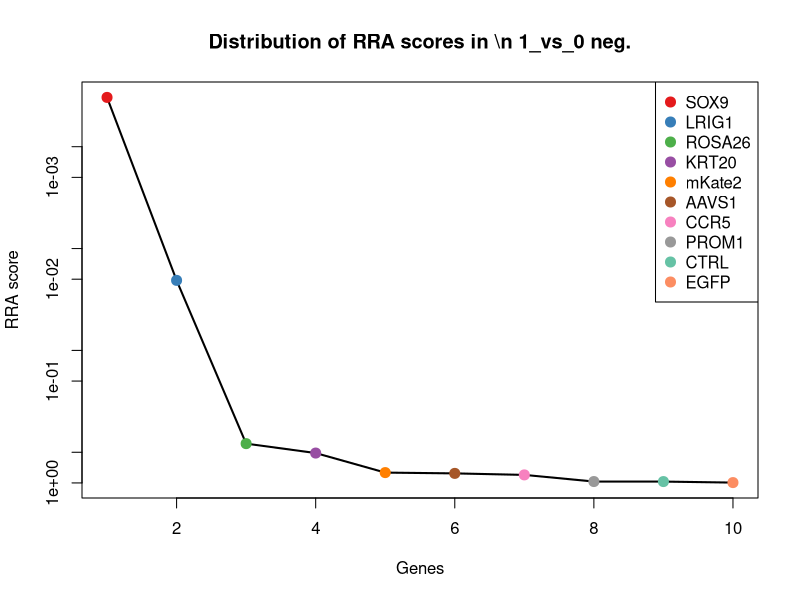
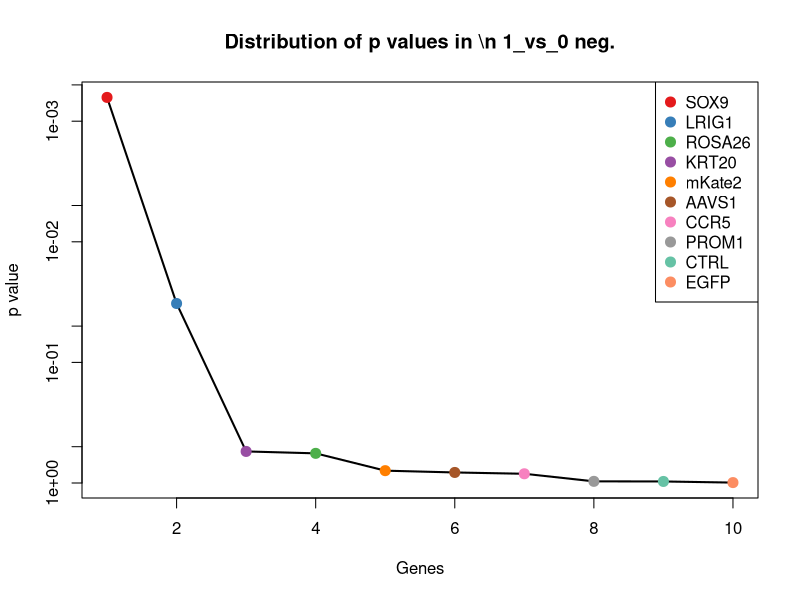
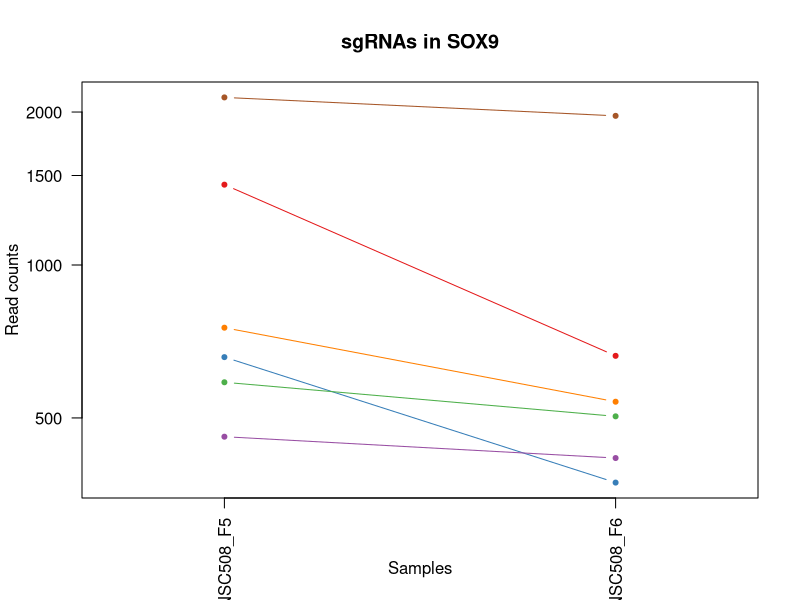
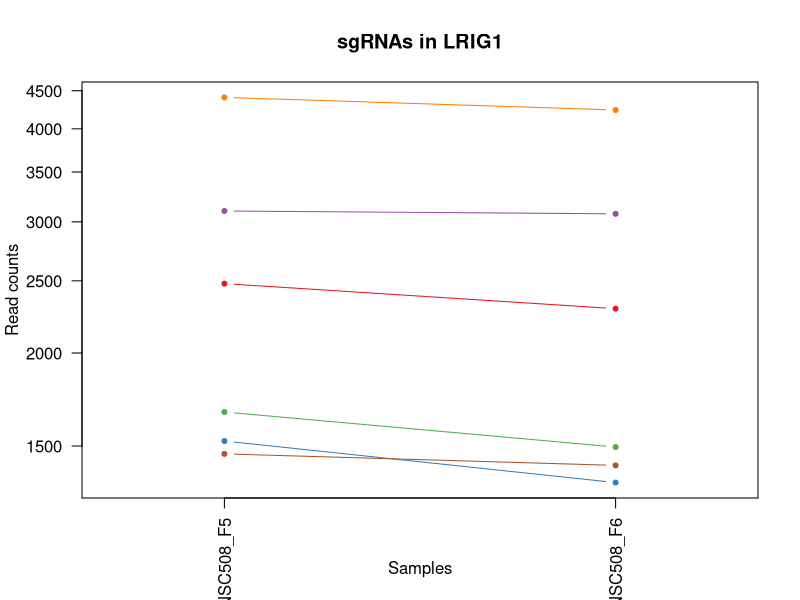
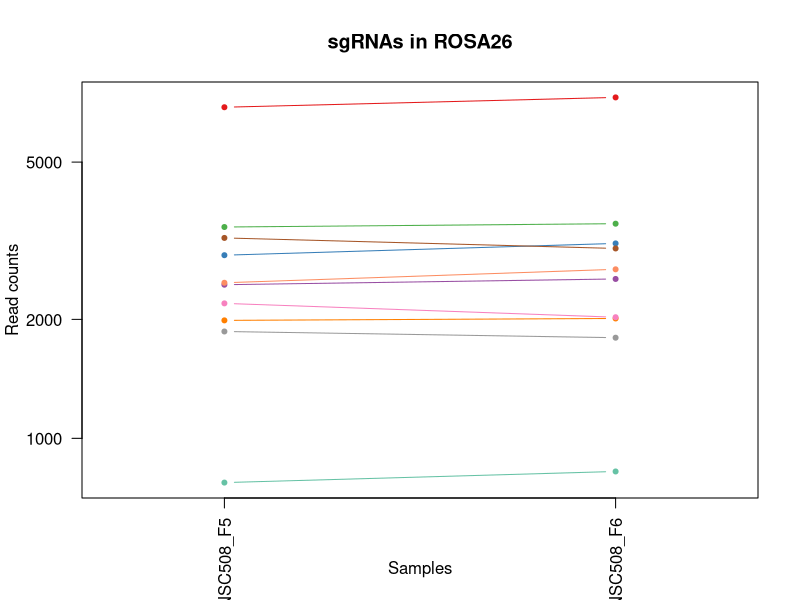
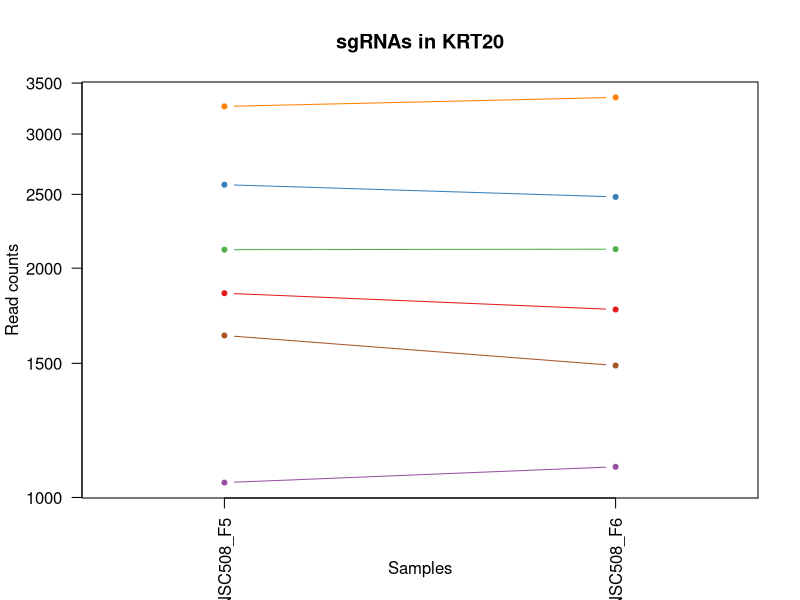
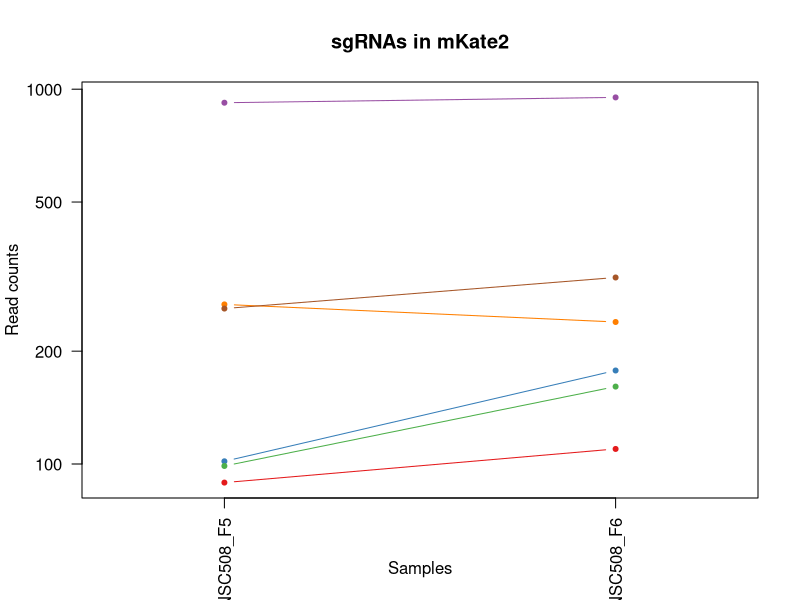
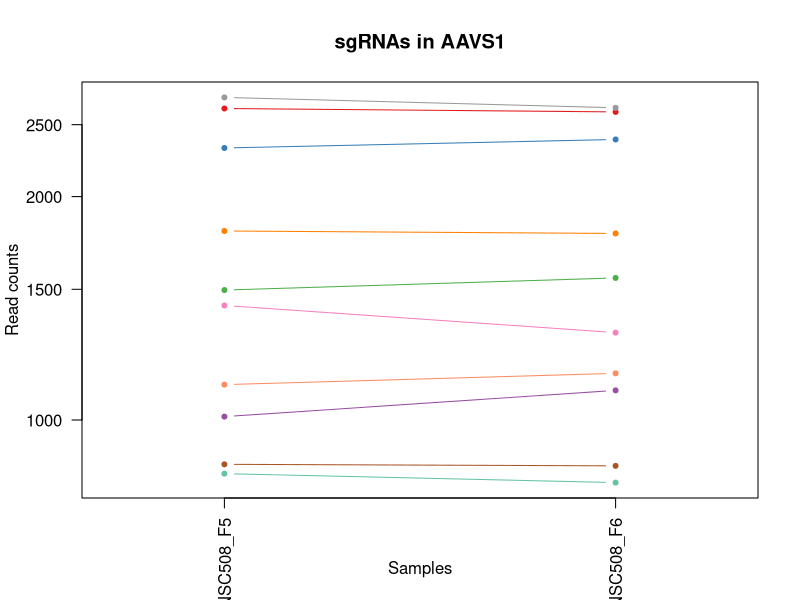

Write the R code that produced these figures, in order. (Note: this script raises an error after producing the figures.)
pdf(file='S8B_c0_t1.pdf',width=4.5,height=4.5);
gstable=read.table('S8B_c0_t1.gene_summary.txt',header=T)
# 
#
# parameters
# Do not modify the variables beginning with "__"

# gstablename='__GENE_SUMMARY_FILE__'
startindex=3
# outputfile='__OUTPUT_FILE__'
targetgenelist=c("SOX9","LRIG1","ROSA26","KRT20","mKate2","AAVS1","CCR5","PROM1","CTRL","EGFP")
# samplelabel=sub('.\\w+.\\w+$','',colnames(gstable)[startindex]);
samplelabel='1_vs_0 neg.'


# You need to write some codes in front of this code:
# gstable=read.table(gstablename,header=T)
# pdf(file=outputfile,width=6,height=6)


# set up color using RColorBrewer
#library(RColorBrewer)
#colors <- brewer.pal(length(targetgenelist), "Set1")

colors=c( "#E41A1C", "#377EB8", "#4DAF4A", "#984EA3", "#FF7F00",  "#A65628", "#F781BF",
          "#999999", "#66C2A5", "#FC8D62", "#8DA0CB", "#E78AC3", "#A6D854", "#FFD92F", "#E5C494", "#B3B3B3", 
          "#8DD3C7", "#FFFFB3", "#BEBADA", "#FB8072", "#80B1D3", "#FDB462", "#B3DE69", "#FCCDE5",
          "#D9D9D9", "#BC80BD", "#CCEBC5", "#FFED6F")

######
# function definition

plotrankedvalues<-function(val, tglist, ...){
  
  plot(val,log='y',ylim=c(max(val),min(val)),type='l',lwd=2, ...)
  if(length(tglist)>0){
    for(i in 1:length(tglist)){
      targetgene=tglist[i];
      tx=which(names(val)==targetgene);ty=val[targetgene];
      points(tx,ty,col=colors[(i %% length(colors)) ],cex=2,pch=20)
      # text(tx+50,ty,targetgene,col=colors[i])
    }
    legend('topright',tglist,pch=20,pt.cex = 2,cex=1,col=colors)
  }
}



plotrandvalues<-function(val,targetgenelist, ...){
  # choose the one with the best distance distribution
  
  mindiffvalue=0;
  randval=val;
  for(i in 1:20){
    randval0=sample(val)
    vindex=sort(which(names(randval0) %in% targetgenelist))
    if(max(vindex)>0.9*length(val)){
      # print('pass...')
      next;
    }
    mindiffind=min(diff(vindex));
    if (mindiffind > mindiffvalue){
      mindiffvalue=mindiffind;
      randval=randval0;
      # print(paste('Diff: ',mindiffvalue))
    }
  }
  plot(randval,log='y',ylim=c(max(randval),min(randval)),pch=20,col='grey', ...)
  
  if(length(targetgenelist)>0){
    for(i in 1:length(targetgenelist)){
      targetgene=targetgenelist[i];
      tx=which(names(randval)==targetgene);ty=randval[targetgene];
      points(tx,ty,col=colors[(i %% length(colors)) ],cex=2,pch=20)
      text(tx+50,ty,targetgene,col=colors[i])
    }
  }
  
}




# set.seed(1235)



pvec=gstable[,startindex]
names(pvec)=gstable[,'id']
pvec=sort(pvec);

plotrankedvalues(pvec,targetgenelist,xlab='Genes',ylab='RRA score',main=paste('Distribution of RRA scores in \\n',samplelabel))

# plotrandvalues(pvec,targetgenelist,xlab='Genes',ylab='RRA score',main=paste('Distribution of RRA scores in \\n',samplelabel))


pvec=gstable[,startindex+1]
names(pvec)=gstable[,'id']
pvec=sort(pvec);

plotrankedvalues(pvec,targetgenelist,xlab='Genes',ylab='p value',main=paste('Distribution of p values in \\n',samplelabel))

# plotrandvalues(pvec,targetgenelist,xlab='Genes',ylab='p value',main=paste('Distribution of p values in \\n',samplelabel))



# you need to write after this code:
# dev.off()






# parameters
# Do not modify the variables beginning with "__"
targetmat=list(c(1438.0302471412763,661.5066344993968),c(657.659166359277,372.032167269803),c(586.7163408336407,502.6614394853237),c(458.2523054223534,415.9236027342179),c(751.6104758391738,537.1475673502212),c(2135.954260420509,1964.6642541214314))
targetgene="SOX9"
collabel=c("S61_MNSC508_F5","S62_MNSC508_F6")

# set up color using RColorBrewer
#library(RColorBrewer)
#colors <- brewer.pal(length(targetgenelist), "Set1")

colors=c( "#E41A1C", "#377EB8", "#4DAF4A", "#984EA3", "#FF7F00",  "#A65628", "#F781BF",
          "#999999", "#66C2A5", "#FC8D62", "#8DA0CB", "#E78AC3", "#A6D854", "#FFD92F", "#E5C494", "#B3B3B3", 
          "#8DD3C7", "#FFFFB3", "#BEBADA", "#FB8072", "#80B1D3", "#FDB462", "#B3DE69", "#FCCDE5",
          "#D9D9D9", "#BC80BD", "#CCEBC5", "#FFED6F")


## code

targetmatvec=unlist(targetmat)+1
yrange=range(targetmatvec[targetmatvec>0]);
# yrange[1]=1; # set the minimum value to 1
for(i in 1:length(targetmat)){
  vali=targetmat[[i]]+1;
  if(i==1){
    plot(1:length(vali),vali,type='b',las=1,pch=20,main=paste('sgRNAs in',targetgene),ylab='Read counts',xlab='Samples',xlim=c(0.7,length(vali)+0.3),ylim = yrange,col=colors[(i %% length(colors))],xaxt='n',log='y')
    axis(1,at=1:length(vali),labels=(collabel),las=2)
    # lines(0:100,rep(1,101),col='black');
  }else{
    lines(1:length(vali),vali,type='b',pch=20,col=colors[(i %% length(colors))])
  }
}




# parameters
# Do not modify the variables beginning with "__"
targetmat=list(c(2477.2467724087055,2292.8049859268194),c(1522.394688306898,1338.688781664656),c(1665.239026189598,1494.3988741455569),c(3101.351899668019,3074.490550864495),c(4407.0833640722985,4238.658624849216),c(1462.9561047583918,1411.8411741053478))
targetgene="LRIG1"
collabel=c("S61_MNSC508_F5","S62_MNSC508_F6")

# set up color using RColorBrewer
#library(RColorBrewer)
#colors <- brewer.pal(length(targetgenelist), "Set1")

colors=c( "#E41A1C", "#377EB8", "#4DAF4A", "#984EA3", "#FF7F00",  "#A65628", "#F781BF",
          "#999999", "#66C2A5", "#FC8D62", "#8DA0CB", "#E78AC3", "#A6D854", "#FFD92F", "#E5C494", "#B3B3B3", 
          "#8DD3C7", "#FFFFB3", "#BEBADA", "#FB8072", "#80B1D3", "#FDB462", "#B3DE69", "#FCCDE5",
          "#D9D9D9", "#BC80BD", "#CCEBC5", "#FFED6F")


## code

targetmatvec=unlist(targetmat)+1
yrange=range(targetmatvec[targetmatvec>0]);
# yrange[1]=1; # set the minimum value to 1
for(i in 1:length(targetmat)){
  vali=targetmat[[i]]+1;
  if(i==1){
    plot(1:length(vali),vali,type='b',las=1,pch=20,main=paste('sgRNAs in',targetgene),ylab='Read counts',xlab='Samples',xlim=c(0.7,length(vali)+0.3),ylim = yrange,col=colors[(i %% length(colors))],xaxt='n',log='y')
    axis(1,at=1:length(vali),labels=(collabel),las=2)
    # lines(0:100,rep(1,101),col='black');
  }else{
    lines(1:length(vali),vali,type='b',pch=20,col=colors[(i %% length(colors))])
  }
}




# parameters
# Do not modify the variables beginning with "__"
targetmat=list(c(6882.412762818149,7288.068355448331),c(2905.7797860568057,3112.1117812625653),c(3424.4293618590928,3491.4591877764374),c(2446.5687938030246,2530.027744270205),c(1987.357801549244,2009.6007237635704),c(3213.5182589450387,3022.238841978287),c(2194.4341571375876,2024.2312022517087),c(1862.7285134636666,1796.4137515078407),c(771.7428992991516,823.4869320466426),c(2474.370711914423,2676.332529151588))
targetgene="ROSA26"
collabel=c("S61_MNSC508_F5","S62_MNSC508_F6")

# set up color using RColorBrewer
#library(RColorBrewer)
#colors <- brewer.pal(length(targetgenelist), "Set1")

colors=c( "#E41A1C", "#377EB8", "#4DAF4A", "#984EA3", "#FF7F00",  "#A65628", "#F781BF",
          "#999999", "#66C2A5", "#FC8D62", "#8DA0CB", "#E78AC3", "#A6D854", "#FFD92F", "#E5C494", "#B3B3B3", 
          "#8DD3C7", "#FFFFB3", "#BEBADA", "#FB8072", "#80B1D3", "#FDB462", "#B3DE69", "#FCCDE5",
          "#D9D9D9", "#BC80BD", "#CCEBC5", "#FFED6F")


## code

targetmatvec=unlist(targetmat)+1
yrange=range(targetmatvec[targetmatvec>0]);
# yrange[1]=1; # set the minimum value to 1
for(i in 1:length(targetmat)){
  vali=targetmat[[i]]+1;
  if(i==1){
    plot(1:length(vali),vali,type='b',las=1,pch=20,main=paste('sgRNAs in',targetgene),ylab='Read counts',xlab='Samples',xlim=c(0.7,length(vali)+0.3),ylim = yrange,col=colors[(i %% length(colors))],xaxt='n',log='y')
    axis(1,at=1:length(vali),labels=(collabel),las=2)
    # lines(0:100,rep(1,101),col='black');
  }else{
    lines(1:length(vali),vali,type='b',pch=20,col=colors[(i %% length(colors))])
  }
}




# parameters
# Do not modify the variables beginning with "__"
targetmat=list(c(1853.1416451493915,1764.0176919983917),c(2573.115455551457,2479.866103739445),c(2113.904463297676,2117.2392440691597),c(1044.9686462559941,1096.2408524326497),c(3260.493913684987,3350.379573783675),c(1630.7263002582074,1489.173703256936))
targetgene="KRT20"
collabel=c("S61_MNSC508_F5","S62_MNSC508_F6")

# set up color using RColorBrewer
#library(RColorBrewer)
#colors <- brewer.pal(length(targetgenelist), "Set1")

colors=c( "#E41A1C", "#377EB8", "#4DAF4A", "#984EA3", "#FF7F00",  "#A65628", "#F781BF",
          "#999999", "#66C2A5", "#FC8D62", "#8DA0CB", "#E78AC3", "#A6D854", "#FFD92F", "#E5C494", "#B3B3B3", 
          "#8DD3C7", "#FFFFB3", "#BEBADA", "#FB8072", "#80B1D3", "#FDB462", "#B3DE69", "#FCCDE5",
          "#D9D9D9", "#BC80BD", "#CCEBC5", "#FFED6F")


## code

targetmatvec=unlist(targetmat)+1
yrange=range(targetmatvec[targetmatvec>0]);
# yrange[1]=1; # set the minimum value to 1
for(i in 1:length(targetmat)){
  vali=targetmat[[i]]+1;
  if(i==1){
    plot(1:length(vali),vali,type='b',las=1,pch=20,main=paste('sgRNAs in',targetgene),ylab='Read counts',xlab='Samples',xlim=c(0.7,length(vali)+0.3),ylim = yrange,col=colors[(i %% length(colors))],xaxt='n',log='y')
    axis(1,at=1:length(vali),labels=(collabel),las=2)
    # lines(0:100,rep(1,101),col='black');
  }else{
    lines(1:length(vali),vali,type='b',pch=20,col=colors[(i %% length(colors))])
  }
}




# parameters
# Do not modify the variables beginning with "__"
targetmat=list(c(88.19918849133161,108.68355448331323),c(100.66211729988935,176.610776035384),c(97.78605680560679,159.89022919179735),c(919.3806713389894,949.9360675512665),c(265.55625230542233,238.26779252110975),c(258.8454444854297,313.5102533172497))
targetgene="mKate2"
collabel=c("S61_MNSC508_F5","S62_MNSC508_F6")

# set up color using RColorBrewer
#library(RColorBrewer)
#colors <- brewer.pal(length(targetgenelist), "Set1")

colors=c( "#E41A1C", "#377EB8", "#4DAF4A", "#984EA3", "#FF7F00",  "#A65628", "#F781BF",
          "#999999", "#66C2A5", "#FC8D62", "#8DA0CB", "#E78AC3", "#A6D854", "#FFD92F", "#E5C494", "#B3B3B3", 
          "#8DD3C7", "#FFFFB3", "#BEBADA", "#FB8072", "#80B1D3", "#FDB462", "#B3DE69", "#FCCDE5",
          "#D9D9D9", "#BC80BD", "#CCEBC5", "#FFED6F")


## code

targetmatvec=unlist(targetmat)+1
yrange=range(targetmatvec[targetmatvec>0]);
# yrange[1]=1; # set the minimum value to 1
for(i in 1:length(targetmat)){
  vali=targetmat[[i]]+1;
  if(i==1){
    plot(1:length(vali),vali,type='b',las=1,pch=20,main=paste('sgRNAs in',targetgene),ylab='Read counts',xlab='Samples',xlim=c(0.7,length(vali)+0.3),ylim = yrange,col=colors[(i %% length(colors))],xaxt='n',log='y')
    axis(1,at=1:length(vali),labels=(collabel),las=2)
    # lines(0:100,rep(1,101),col='black');
  }else{
    lines(1:length(vali),vali,type='b',pch=20,col=colors[(i %% length(colors))])
  }
}




# parameters
# Do not modify the variables beginning with "__"
targetmat=list(c(2627.7606049428255,2600.045034177724),c(2324.81556621173,2386.8580619219942),c(1495.5514570269274,1552.92078809811),c(1009.4972334931759,1095.1958182549256),c(1796.5791220951678,1782.8283071974265),c(870.4876429361859,866.3333333333333),c(1425.5673183327185,1310.4728588661037),c(2719.7945407598672,2633.4861278648973),c(845.5617853190705,822.4418978689183),c(1114.9527849502028,1154.7627663852031))
targetgene="AAVS1"
collabel=c("S61_MNSC508_F5","S62_MNSC508_F6")

# set up color using RColorBrewer
#library(RColorBrewer)
#colors <- brewer.pal(length(targetgenelist), "Set1")

colors=c( "#E41A1C", "#377EB8", "#4DAF4A", "#984EA3", "#FF7F00",  "#A65628", "#F781BF",
          "#999999", "#66C2A5", "#FC8D62", "#8DA0CB", "#E78AC3", "#A6D854", "#FFD92F", "#E5C494", "#B3B3B3", 
          "#8DD3C7", "#FFFFB3", "#BEBADA", "#FB8072", "#80B1D3", "#FDB462", "#B3DE69", "#FCCDE5",
          "#D9D9D9", "#BC80BD", "#CCEBC5", "#FFED6F")


## code

targetmatvec=unlist(targetmat)+1
yrange=range(targetmatvec[targetmatvec>0]);
# yrange[1]=1; # set the minimum value to 1
for(i in 1:length(targetmat)){
  vali=targetmat[[i]]+1;
  if(i==1){
    plot(1:length(vali),vali,type='b',las=1,pch=20,main=paste('sgRNAs in',targetgene),ylab='Read counts',xlab='Samples',xlim=c(0.7,length(vali)+0.3),ylim = yrange,col=colors[(i %% length(colors))],xaxt='n',log='y')
    axis(1,at=1:length(vali),labels=(collabel),las=2)
    # lines(0:100,rep(1,101),col='black');
  }else{
    lines(1:length(vali),vali,type='b',pch=20,col=colors[(i %% length(colors))])
  }
}




# parameters
# Do not modify the variables beginning with "__"
targetmat=list(c(1284.6403541128734,1284.3470044229996),c(2342.0719291774253,2373.2726176115802),c(1402.5588343784582,1351.2291917973462),c(1080.4400590188122,1047.124246079614),c(1676.7432681667283,1660.559308403699),c(1621.139431943932,1517.3896260554884),c(3141.616746587975,3250.056292722155),c(1940.3821468092956,2058.7173301166063),c(1269.3013648100332,1255.086047446723),c(1772.61195130948,1753.5673502211498))
targetgene="CCR5"
collabel=c("S61_MNSC508_F5","S62_MNSC508_F6")

# set up color using RColorBrewer
#library(RColorBrewer)
#colors <- brewer.pal(length(targetgenelist), "Set1")

colors=c( "#E41A1C", "#377EB8", "#4DAF4A", "#984EA3", "#FF7F00",  "#A65628", "#F781BF",
          "#999999", "#66C2A5", "#FC8D62", "#8DA0CB", "#E78AC3", "#A6D854", "#FFD92F", "#E5C494", "#B3B3B3", 
          "#8DD3C7", "#FFFFB3", "#BEBADA", "#FB8072", "#80B1D3", "#FDB462", "#B3DE69", "#FCCDE5",
          "#D9D9D9", "#BC80BD", "#CCEBC5", "#FFED6F")


## code

targetmatvec=unlist(targetmat)+1
yrange=range(targetmatvec[targetmatvec>0]);
# yrange[1]=1; # set the minimum value to 1
for(i in 1:length(targetmat)){
  vali=targetmat[[i]]+1;
  if(i==1){
    plot(1:length(vali),vali,type='b',las=1,pch=20,main=paste('sgRNAs in',targetgene),ylab='Read counts',xlab='Samples',xlim=c(0.7,length(vali)+0.3),ylim = yrange,col=colors[(i %% length(colors))],xaxt='n',log='y')
    axis(1,at=1:length(vali),labels=(collabel),las=2)
    # lines(0:100,rep(1,101),col='black');
  }else{
    lines(1:length(vali),vali,type='b',pch=20,col=colors[(i %% length(colors))])
  }
}




# parameters
# Do not modify the variables beginning with "__"
targetmat=list(c(2048.713758760605,2075.437876960193),c(3214.4769457764664,3241.696019300362),c(2178.1364810033197,2255.1837555287493),c(3640.133898930284,3661.7997587454765),c(1924.0844706750277,2164.265782066747),c(5027.353744005902,5004.668677121029))
targetgene="PROM1"
collabel=c("S61_MNSC508_F5","S62_MNSC508_F6")

# set up color using RColorBrewer
#library(RColorBrewer)
#colors <- brewer.pal(length(targetgenelist), "Set1")

colors=c( "#E41A1C", "#377EB8", "#4DAF4A", "#984EA3", "#FF7F00",  "#A65628", "#F781BF",
          "#999999", "#66C2A5", "#FC8D62", "#8DA0CB", "#E78AC3", "#A6D854", "#FFD92F", "#E5C494", "#B3B3B3", 
          "#8DD3C7", "#FFFFB3", "#BEBADA", "#FB8072", "#80B1D3", "#FDB462", "#B3DE69", "#FCCDE5",
          "#D9D9D9", "#BC80BD", "#CCEBC5", "#FFED6F")


## code

targetmatvec=unlist(targetmat)+1
yrange=range(targetmatvec[targetmatvec>0]);
# yrange[1]=1; # set the minimum value to 1
for(i in 1:length(targetmat)){
  vali=targetmat[[i]]+1;
  if(i==1){
    plot(1:length(vali),vali,type='b',las=1,pch=20,main=paste('sgRNAs in',targetgene),ylab='Read counts',xlab='Samples',xlim=c(0.7,length(vali)+0.3),ylim = yrange,col=colors[(i %% length(colors))],xaxt='n',log='y')
    axis(1,at=1:length(vali),labels=(collabel),las=2)
    # lines(0:100,rep(1,101),col='black');
  }else{
    lines(1:length(vali),vali,type='b',pch=20,col=colors[(i %% length(colors))])
  }
}




# parameters
# Do not modify the variables beginning with "__"
targetmat=list(c(1863.687200295094,1971.9794933655005),c(1857.935079306529,1922.8628870124649),c(5973.577646624862,6162.566546039405),c(1056.4728882331244,1013.6831523924407),c(1947.0929546292882,2024.2312022517087),c(3351.569162670601,3641.9441093687174),c(2282.6333456289194,2233.238037796542),c(2183.888601991885,2251.003618817853),c(1937.506086315013,2011.6907921190189),c(3300.758760604943,3279.3172496984316))
targetgene="CTRL"
collabel=c("S61_MNSC508_F5","S62_MNSC508_F6")

# set up color using RColorBrewer
#library(RColorBrewer)
#colors <- brewer.pal(length(targetgenelist), "Set1")

colors=c( "#E41A1C", "#377EB8", "#4DAF4A", "#984EA3", "#FF7F00",  "#A65628", "#F781BF",
          "#999999", "#66C2A5", "#FC8D62", "#8DA0CB", "#E78AC3", "#A6D854", "#FFD92F", "#E5C494", "#B3B3B3", 
          "#8DD3C7", "#FFFFB3", "#BEBADA", "#FB8072", "#80B1D3", "#FDB462", "#B3DE69", "#FCCDE5",
          "#D9D9D9", "#BC80BD", "#CCEBC5", "#FFED6F")


## code

targetmatvec=unlist(targetmat)+1
yrange=range(targetmatvec[targetmatvec>0]);
# yrange[1]=1; # set the minimum value to 1
for(i in 1:length(targetmat)){
  vali=targetmat[[i]]+1;
  if(i==1){
    plot(1:length(vali),vali,type='b',las=1,pch=20,main=paste('sgRNAs in',targetgene),ylab='Read counts',xlab='Samples',xlim=c(0.7,length(vali)+0.3),ylim = yrange,col=colors[(i %% length(colors))],xaxt='n',log='y')
    axis(1,at=1:length(vali),labels=(collabel),las=2)
    # lines(0:100,rep(1,101),col='black');
  }else{
    lines(1:length(vali),vali,type='b',pch=20,col=colors[(i %% length(colors))])
  }
}




# parameters
# Do not modify the variables beginning with "__"
targetmat=list(c(2505.0486905201033,2649.16164053076),c(3249.9483585392845,3291.8576598311215),c(1645.1066027296201,1702.3606755126657),c(1731.3884175580968,1801.6389223964616),c(2904.821099225378,3045.2295938882185),c(3318.9738104020657,3454.8829915560914))
targetgene="EGFP"
collabel=c("S61_MNSC508_F5","S62_MNSC508_F6")

# set up color using RColorBrewer
#library(RColorBrewer)
#colors <- brewer.pal(length(targetgenelist), "Set1")

colors=c( "#E41A1C", "#377EB8", "#4DAF4A", "#984EA3", "#FF7F00",  "#A65628", "#F781BF",
          "#999999", "#66C2A5", "#FC8D62", "#8DA0CB", "#E78AC3", "#A6D854", "#FFD92F", "#E5C494", "#B3B3B3", 
          "#8DD3C7", "#FFFFB3", "#BEBADA", "#FB8072", "#80B1D3", "#FDB462", "#B3DE69", "#FCCDE5",
          "#D9D9D9", "#BC80BD", "#CCEBC5", "#FFED6F")


## code

targetmatvec=unlist(targetmat)+1
yrange=range(targetmatvec[targetmatvec>0]);
# yrange[1]=1; # set the minimum value to 1
for(i in 1:length(targetmat)){
  vali=targetmat[[i]]+1;
  if(i==1){
    plot(1:length(vali),vali,type='b',las=1,pch=20,main=paste('sgRNAs in',targetgene),ylab='Read counts',xlab='Samples',xlim=c(0.7,length(vali)+0.3),ylim = yrange,col=colors[(i %% length(colors))],xaxt='n',log='y')
    axis(1,at=1:length(vali),labels=(collabel),las=2)
    # lines(0:100,rep(1,101),col='black');
  }else{
    lines(1:length(vali),vali,type='b',pch=20,col=colors[(i %% length(colors))])
  }
}



# 
#
# parameters
# Do not modify the variables beginning with "__"

# gstablename='__GENE_SUMMARY_FILE__'
startindex=9
# outputfile='__OUTPUT_FILE__'
targetgenelist=c("mKate2","ROSA26","EGFP","PROM1","CTRL","AAVS1","CCR5","KRT20","LRIG1","SOX9")
# samplelabel=sub('.\\w+.\\w+$','',colnames(gstable)[startindex]);
samplelabel='1_vs_0 pos.'


# You need to write some codes in front of this code:
# gstable=read.table(gstablename,header=T)
# pdf(file=outputfile,width=6,height=6)


# set up color using RColorBrewer
#library(RColorBrewer)
#colors <- brewer.pal(length(targetgenelist), "Set1")

colors=c( "#E41A1C", "#377EB8", "#4DAF4A", "#984EA3", "#FF7F00",  "#A65628", "#F781BF",
          "#999999", "#66C2A5", "#FC8D62", "#8DA0CB", "#E78AC3", "#A6D854", "#FFD92F", "#E5C494", "#B3B3B3", 
          "#8DD3C7", "#FFFFB3", "#BEBADA", "#FB8072", "#80B1D3", "#FDB462", "#B3DE69", "#FCCDE5",
          "#D9D9D9", "#BC80BD", "#CCEBC5", "#FFED6F")

######
# function definition

plotrankedvalues<-function(val, tglist, ...){
  
  plot(val,log='y',ylim=c(max(val),min(val)),type='l',lwd=2, ...)
  if(length(tglist)>0){
    for(i in 1:length(tglist)){
      targetgene=tglist[i];
      tx=which(names(val)==targetgene);ty=val[targetgene];
      points(tx,ty,col=colors[(i %% length(colors)) ],cex=2,pch=20)
      # text(tx+50,ty,targetgene,col=colors[i])
    }
    legend('topright',tglist,pch=20,pt.cex = 2,cex=1,col=colors)
  }
}



plotrandvalues<-function(val,targetgenelist, ...){
  # choose the one with the best distance distribution
  
  mindiffvalue=0;
  randval=val;
  for(i in 1:20){
    randval0=sample(val)
    vindex=sort(which(names(randval0) %in% targetgenelist))
    if(max(vindex)>0.9*length(val)){
      # print('pass...')
      next;
    }
    mindiffind=min(diff(vindex));
    if (mindiffind > mindiffvalue){
      mindiffvalue=mindiffind;
      randval=randval0;
      # print(paste('Diff: ',mindiffvalue))
    }
  }
  plot(randval,log='y',ylim=c(max(randval),min(randval)),pch=20,col='grey', ...)
  
  if(length(targetgenelist)>0){
    for(i in 1:length(targetgenelist)){
      targetgene=targetgenelist[i];
      tx=which(names(randval)==targetgene);ty=randval[targetgene];
      points(tx,ty,col=colors[(i %% length(colors)) ],cex=2,pch=20)
      text(tx+50,ty,targetgene,col=colors[i])
    }
  }
  
}




# set.seed(1235)



pvec=gstable[,startindex]
names(pvec)=gstable[,'id']
pvec=sort(pvec);

plotrankedvalues(pvec,targetgenelist,xlab='Genes',ylab='RRA score',main=paste('Distribution of RRA scores in \\n',samplelabel))

# plotrandvalues(pvec,targetgenelist,xlab='Genes',ylab='RRA score',main=paste('Distribution of RRA scores in \\n',samplelabel))


pvec=gstable[,startindex+1]
names(pvec)=gstable[,'id']
pvec=sort(pvec);

plotrankedvalues(pvec,targetgenelist,xlab='Genes',ylab='p value',main=paste('Distribution of p values in \\n',samplelabel))

# plotrandvalues(pvec,targetgenelist,xlab='Genes',ylab='p value',main=paste('Distribution of p values in \\n',samplelabel))



# you need to write after this code:
# dev.off()






# parameters
# Do not modify the variables beginning with "__"
targetmat=list(c(88.19918849133161,108.68355448331323),c(100.66211729988935,176.610776035384),c(97.78605680560679,159.89022919179735),c(919.3806713389894,949.9360675512665),c(265.55625230542233,238.26779252110975),c(258.8454444854297,313.5102533172497))
targetgene="mKate2"
collabel=c("S61_MNSC508_F5","S62_MNSC508_F6")

# set up color using RColorBrewer
#library(RColorBrewer)
#colors <- brewer.pal(length(targetgenelist), "Set1")

colors=c( "#E41A1C", "#377EB8", "#4DAF4A", "#984EA3", "#FF7F00",  "#A65628", "#F781BF",
          "#999999", "#66C2A5", "#FC8D62", "#8DA0CB", "#E78AC3", "#A6D854", "#FFD92F", "#E5C494", "#B3B3B3", 
          "#8DD3C7", "#FFFFB3", "#BEBADA", "#FB8072", "#80B1D3", "#FDB462", "#B3DE69", "#FCCDE5",
          "#D9D9D9", "#BC80BD", "#CCEBC5", "#FFED6F")


## code

targetmatvec=unlist(targetmat)+1
yrange=range(targetmatvec[targetmatvec>0]);
# yrange[1]=1; # set the minimum value to 1
for(i in 1:length(targetmat)){
  vali=targetmat[[i]]+1;
  if(i==1){
    plot(1:length(vali),vali,type='b',las=1,pch=20,main=paste('sgRNAs in',targetgene),ylab='Read counts',xlab='Samples',xlim=c(0.7,length(vali)+0.3),ylim = yrange,col=colors[(i %% length(colors))],xaxt='n',log='y')
    axis(1,at=1:length(vali),labels=(collabel),las=2)
    # lines(0:100,rep(1,101),col='black');
  }else{
    lines(1:length(vali),vali,type='b',pch=20,col=colors[(i %% length(colors))])
  }
}




# parameters
# Do not modify the variables beginning with "__"
targetmat=list(c(6882.412762818149,7288.068355448331),c(2905.7797860568057,3112.1117812625653),c(3424.4293618590928,3491.4591877764374),c(2446.5687938030246,2530.027744270205),c(1987.357801549244,2009.6007237635704),c(3213.5182589450387,3022.238841978287),c(2194.4341571375876,2024.2312022517087),c(1862.7285134636666,1796.4137515078407),c(771.7428992991516,823.4869320466426),c(2474.370711914423,2676.332529151588))
targetgene="ROSA26"
collabel=c("S61_MNSC508_F5","S62_MNSC508_F6")

# set up color using RColorBrewer
#library(RColorBrewer)
#colors <- brewer.pal(length(targetgenelist), "Set1")

colors=c( "#E41A1C", "#377EB8", "#4DAF4A", "#984EA3", "#FF7F00",  "#A65628", "#F781BF",
          "#999999", "#66C2A5", "#FC8D62", "#8DA0CB", "#E78AC3", "#A6D854", "#FFD92F", "#E5C494", "#B3B3B3", 
          "#8DD3C7", "#FFFFB3", "#BEBADA", "#FB8072", "#80B1D3", "#FDB462", "#B3DE69", "#FCCDE5",
          "#D9D9D9", "#BC80BD", "#CCEBC5", "#FFED6F")


## code

targetmatvec=unlist(targetmat)+1
yrange=range(targetmatvec[targetmatvec>0]);
# yrange[1]=1; # set the minimum value to 1
for(i in 1:length(targetmat)){
  vali=targetmat[[i]]+1;
  if(i==1){
    plot(1:length(vali),vali,type='b',las=1,pch=20,main=paste('sgRNAs in',targetgene),ylab='Read counts',xlab='Samples',xlim=c(0.7,length(vali)+0.3),ylim = yrange,col=colors[(i %% length(colors))],xaxt='n',log='y')
    axis(1,at=1:length(vali),labels=(collabel),las=2)
    # lines(0:100,rep(1,101),col='black');
  }else{
    lines(1:length(vali),vali,type='b',pch=20,col=colors[(i %% length(colors))])
  }
}




# parameters
# Do not modify the variables beginning with "__"
targetmat=list(c(2505.0486905201033,2649.16164053076),c(3249.9483585392845,3291.8576598311215),c(1645.1066027296201,1702.3606755126657),c(1731.3884175580968,1801.6389223964616),c(2904.821099225378,3045.2295938882185),c(3318.9738104020657,3454.8829915560914))
targetgene="EGFP"
collabel=c("S61_MNSC508_F5","S62_MNSC508_F6")

# set up color using RColorBrewer
#library(RColorBrewer)
#colors <- brewer.pal(length(targetgenelist), "Set1")

colors=c( "#E41A1C", "#377EB8", "#4DAF4A", "#984EA3", "#FF7F00",  "#A65628", "#F781BF",
          "#999999", "#66C2A5", "#FC8D62", "#8DA0CB", "#E78AC3", "#A6D854", "#FFD92F", "#E5C494", "#B3B3B3", 
          "#8DD3C7", "#FFFFB3", "#BEBADA", "#FB8072", "#80B1D3", "#FDB462", "#B3DE69", "#FCCDE5",
          "#D9D9D9", "#BC80BD", "#CCEBC5", "#FFED6F")


## code

targetmatvec=unlist(targetmat)+1
yrange=range(targetmatvec[targetmatvec>0]);
# yrange[1]=1; # set the minimum value to 1
for(i in 1:length(targetmat)){
  vali=targetmat[[i]]+1;
  if(i==1){
    plot(1:length(vali),vali,type='b',las=1,pch=20,main=paste('sgRNAs in',targetgene),ylab='Read counts',xlab='Samples',xlim=c(0.7,length(vali)+0.3),ylim = yrange,col=colors[(i %% length(colors))],xaxt='n',log='y')
    axis(1,at=1:length(vali),labels=(collabel),las=2)
    # lines(0:100,rep(1,101),col='black');
  }else{
    lines(1:length(vali),vali,type='b',pch=20,col=colors[(i %% length(colors))])
  }
}




# parameters
# Do not modify the variables beginning with "__"
targetmat=list(c(2048.713758760605,2075.437876960193),c(3214.4769457764664,3241.696019300362),c(2178.1364810033197,2255.1837555287493),c(3640.133898930284,3661.7997587454765),c(1924.0844706750277,2164.265782066747),c(5027.353744005902,5004.668677121029))
targetgene="PROM1"
collabel=c("S61_MNSC508_F5","S62_MNSC508_F6")

# set up color using RColorBrewer
#library(RColorBrewer)
#colors <- brewer.pal(length(targetgenelist), "Set1")

colors=c( "#E41A1C", "#377EB8", "#4DAF4A", "#984EA3", "#FF7F00",  "#A65628", "#F781BF",
          "#999999", "#66C2A5", "#FC8D62", "#8DA0CB", "#E78AC3", "#A6D854", "#FFD92F", "#E5C494", "#B3B3B3", 
          "#8DD3C7", "#FFFFB3", "#BEBADA", "#FB8072", "#80B1D3", "#FDB462", "#B3DE69", "#FCCDE5",
          "#D9D9D9", "#BC80BD", "#CCEBC5", "#FFED6F")


## code

targetmatvec=unlist(targetmat)+1
yrange=range(targetmatvec[targetmatvec>0]);
# yrange[1]=1; # set the minimum value to 1
for(i in 1:length(targetmat)){
  vali=targetmat[[i]]+1;
  if(i==1){
    plot(1:length(vali),vali,type='b',las=1,pch=20,main=paste('sgRNAs in',targetgene),ylab='Read counts',xlab='Samples',xlim=c(0.7,length(vali)+0.3),ylim = yrange,col=colors[(i %% length(colors))],xaxt='n',log='y')
    axis(1,at=1:length(vali),labels=(collabel),las=2)
    # lines(0:100,rep(1,101),col='black');
  }else{
    lines(1:length(vali),vali,type='b',pch=20,col=colors[(i %% length(colors))])
  }
}




# parameters
# Do not modify the variables beginning with "__"
targetmat=list(c(1863.687200295094,1971.9794933655005),c(1857.935079306529,1922.8628870124649),c(5973.577646624862,6162.566546039405),c(1056.4728882331244,1013.6831523924407),c(1947.0929546292882,2024.2312022517087),c(3351.569162670601,3641.9441093687174),c(2282.6333456289194,2233.238037796542),c(2183.888601991885,2251.003618817853),c(1937.506086315013,2011.6907921190189),c(3300.758760604943,3279.3172496984316))
targetgene="CTRL"
collabel=c("S61_MNSC508_F5","S62_MNSC508_F6")

# set up color using RColorBrewer
#library(RColorBrewer)
#colors <- brewer.pal(length(targetgenelist), "Set1")

colors=c( "#E41A1C", "#377EB8", "#4DAF4A", "#984EA3", "#FF7F00",  "#A65628", "#F781BF",
          "#999999", "#66C2A5", "#FC8D62", "#8DA0CB", "#E78AC3", "#A6D854", "#FFD92F", "#E5C494", "#B3B3B3", 
          "#8DD3C7", "#FFFFB3", "#BEBADA", "#FB8072", "#80B1D3", "#FDB462", "#B3DE69", "#FCCDE5",
          "#D9D9D9", "#BC80BD", "#CCEBC5", "#FFED6F")


## code

targetmatvec=unlist(targetmat)+1
yrange=range(targetmatvec[targetmatvec>0]);
# yrange[1]=1; # set the minimum value to 1
for(i in 1:length(targetmat)){
  vali=targetmat[[i]]+1;
  if(i==1){
    plot(1:length(vali),vali,type='b',las=1,pch=20,main=paste('sgRNAs in',targetgene),ylab='Read counts',xlab='Samples',xlim=c(0.7,length(vali)+0.3),ylim = yrange,col=colors[(i %% length(colors))],xaxt='n',log='y')
    axis(1,at=1:length(vali),labels=(collabel),las=2)
    # lines(0:100,rep(1,101),col='black');
  }else{
    lines(1:length(vali),vali,type='b',pch=20,col=colors[(i %% length(colors))])
  }
}




# parameters
# Do not modify the variables beginning with "__"
targetmat=list(c(2627.7606049428255,2600.045034177724),c(2324.81556621173,2386.8580619219942),c(1495.5514570269274,1552.92078809811),c(1009.4972334931759,1095.1958182549256),c(1796.5791220951678,1782.8283071974265),c(870.4876429361859,866.3333333333333),c(1425.5673183327185,1310.4728588661037),c(2719.7945407598672,2633.4861278648973),c(845.5617853190705,822.4418978689183),c(1114.9527849502028,1154.7627663852031))
targetgene="AAVS1"
collabel=c("S61_MNSC508_F5","S62_MNSC508_F6")

# set up color using RColorBrewer
#library(RColorBrewer)
#colors <- brewer.pal(length(targetgenelist), "Set1")

colors=c( "#E41A1C", "#377EB8", "#4DAF4A", "#984EA3", "#FF7F00",  "#A65628", "#F781BF",
          "#999999", "#66C2A5", "#FC8D62", "#8DA0CB", "#E78AC3", "#A6D854", "#FFD92F", "#E5C494", "#B3B3B3", 
          "#8DD3C7", "#FFFFB3", "#BEBADA", "#FB8072", "#80B1D3", "#FDB462", "#B3DE69", "#FCCDE5",
          "#D9D9D9", "#BC80BD", "#CCEBC5", "#FFED6F")


## code

targetmatvec=unlist(targetmat)+1
yrange=range(targetmatvec[targetmatvec>0]);
# yrange[1]=1; # set the minimum value to 1
for(i in 1:length(targetmat)){
  vali=targetmat[[i]]+1;
  if(i==1){
    plot(1:length(vali),vali,type='b',las=1,pch=20,main=paste('sgRNAs in',targetgene),ylab='Read counts',xlab='Samples',xlim=c(0.7,length(vali)+0.3),ylim = yrange,col=colors[(i %% length(colors))],xaxt='n',log='y')
    axis(1,at=1:length(vali),labels=(collabel),las=2)
    # lines(0:100,rep(1,101),col='black');
  }else{
    lines(1:length(vali),vali,type='b',pch=20,col=colors[(i %% length(colors))])
  }
}




# parameters
# Do not modify the variables beginning with "__"
targetmat=list(c(1284.6403541128734,1284.3470044229996),c(2342.0719291774253,2373.2726176115802),c(1402.5588343784582,1351.2291917973462),c(1080.4400590188122,1047.124246079614),c(1676.7432681667283,1660.559308403699),c(1621.139431943932,1517.3896260554884),c(3141.616746587975,3250.056292722155),c(1940.3821468092956,2058.7173301166063),c(1269.3013648100332,1255.086047446723),c(1772.61195130948,1753.5673502211498))
targetgene="CCR5"
collabel=c("S61_MNSC508_F5","S62_MNSC508_F6")

# set up color using RColorBrewer
#library(RColorBrewer)
#colors <- brewer.pal(length(targetgenelist), "Set1")

colors=c( "#E41A1C", "#377EB8", "#4DAF4A", "#984EA3", "#FF7F00",  "#A65628", "#F781BF",
          "#999999", "#66C2A5", "#FC8D62", "#8DA0CB", "#E78AC3", "#A6D854", "#FFD92F", "#E5C494", "#B3B3B3", 
          "#8DD3C7", "#FFFFB3", "#BEBADA", "#FB8072", "#80B1D3", "#FDB462", "#B3DE69", "#FCCDE5",
          "#D9D9D9", "#BC80BD", "#CCEBC5", "#FFED6F")


## code

targetmatvec=unlist(targetmat)+1
yrange=range(targetmatvec[targetmatvec>0]);
# yrange[1]=1; # set the minimum value to 1
for(i in 1:length(targetmat)){
  vali=targetmat[[i]]+1;
  if(i==1){
    plot(1:length(vali),vali,type='b',las=1,pch=20,main=paste('sgRNAs in',targetgene),ylab='Read counts',xlab='Samples',xlim=c(0.7,length(vali)+0.3),ylim = yrange,col=colors[(i %% length(colors))],xaxt='n',log='y')
    axis(1,at=1:length(vali),labels=(collabel),las=2)
    # lines(0:100,rep(1,101),col='black');
  }else{
    lines(1:length(vali),vali,type='b',pch=20,col=colors[(i %% length(colors))])
  }
}




# parameters
# Do not modify the variables beginning with "__"
targetmat=list(c(1853.1416451493915,1764.0176919983917),c(2573.115455551457,2479.866103739445),c(2113.904463297676,2117.2392440691597),c(1044.9686462559941,1096.2408524326497),c(3260.493913684987,3350.379573783675),c(1630.7263002582074,1489.173703256936))
targetgene="KRT20"
collabel=c("S61_MNSC508_F5","S62_MNSC508_F6")

# set up color using RColorBrewer
#library(RColorBrewer)
#colors <- brewer.pal(length(targetgenelist), "Set1")

colors=c( "#E41A1C", "#377EB8", "#4DAF4A", "#984EA3", "#FF7F00",  "#A65628", "#F781BF",
          "#999999", "#66C2A5", "#FC8D62", "#8DA0CB", "#E78AC3", "#A6D854", "#FFD92F", "#E5C494", "#B3B3B3", 
          "#8DD3C7", "#FFFFB3", "#BEBADA", "#FB8072", "#80B1D3", "#FDB462", "#B3DE69", "#FCCDE5",
          "#D9D9D9", "#BC80BD", "#CCEBC5", "#FFED6F")


## code

targetmatvec=unlist(targetmat)+1
yrange=range(targetmatvec[targetmatvec>0]);
# yrange[1]=1; # set the minimum value to 1
for(i in 1:length(targetmat)){
  vali=targetmat[[i]]+1;
  if(i==1){
    plot(1:length(vali),vali,type='b',las=1,pch=20,main=paste('sgRNAs in',targetgene),ylab='Read counts',xlab='Samples',xlim=c(0.7,length(vali)+0.3),ylim = yrange,col=colors[(i %% length(colors))],xaxt='n',log='y')
    axis(1,at=1:length(vali),labels=(collabel),las=2)
    # lines(0:100,rep(1,101),col='black');
  }else{
    lines(1:length(vali),vali,type='b',pch=20,col=colors[(i %% length(colors))])
  }
}




# parameters
# Do not modify the variables beginning with "__"
targetmat=list(c(2477.2467724087055,2292.8049859268194),c(1522.394688306898,1338.688781664656),c(1665.239026189598,1494.3988741455569),c(3101.351899668019,3074.490550864495),c(4407.0833640722985,4238.658624849216),c(1462.9561047583918,1411.8411741053478))
targetgene="LRIG1"
collabel=c("S61_MNSC508_F5","S62_MNSC508_F6")

# set up color using RColorBrewer
#library(RColorBrewer)
#colors <- brewer.pal(length(targetgenelist), "Set1")

colors=c( "#E41A1C", "#377EB8", "#4DAF4A", "#984EA3", "#FF7F00",  "#A65628", "#F781BF",
          "#999999", "#66C2A5", "#FC8D62", "#8DA0CB", "#E78AC3", "#A6D854", "#FFD92F", "#E5C494", "#B3B3B3", 
          "#8DD3C7", "#FFFFB3", "#BEBADA", "#FB8072", "#80B1D3", "#FDB462", "#B3DE69", "#FCCDE5",
          "#D9D9D9", "#BC80BD", "#CCEBC5", "#FFED6F")


## code

targetmatvec=unlist(targetmat)+1
yrange=range(targetmatvec[targetmatvec>0]);
# yrange[1]=1; # set the minimum value to 1
for(i in 1:length(targetmat)){
  vali=targetmat[[i]]+1;
  if(i==1){
    plot(1:length(vali),vali,type='b',las=1,pch=20,main=paste('sgRNAs in',targetgene),ylab='Read counts',xlab='Samples',xlim=c(0.7,length(vali)+0.3),ylim = yrange,col=colors[(i %% length(colors))],xaxt='n',log='y')
    axis(1,at=1:length(vali),labels=(collabel),las=2)
    # lines(0:100,rep(1,101),col='black');
  }else{
    lines(1:length(vali),vali,type='b',pch=20,col=colors[(i %% length(colors))])
  }
}




# parameters
# Do not modify the variables beginning with "__"
targetmat=list(c(1438.0302471412763,661.5066344993968),c(657.659166359277,372.032167269803),c(586.7163408336407,502.6614394853237),c(458.2523054223534,415.9236027342179),c(751.6104758391738,537.1475673502212),c(2135.954260420509,1964.6642541214314))
targetgene="SOX9"
collabel=c("S61_MNSC508_F5","S62_MNSC508_F6")

# set up color using RColorBrewer
#library(RColorBrewer)
#colors <- brewer.pal(length(targetgenelist), "Set1")

colors=c( "#E41A1C", "#377EB8", "#4DAF4A", "#984EA3", "#FF7F00",  "#A65628", "#F781BF",
          "#999999", "#66C2A5", "#FC8D62", "#8DA0CB", "#E78AC3", "#A6D854", "#FFD92F", "#E5C494", "#B3B3B3", 
          "#8DD3C7", "#FFFFB3", "#BEBADA", "#FB8072", "#80B1D3", "#FDB462", "#B3DE69", "#FCCDE5",
          "#D9D9D9", "#BC80BD", "#CCEBC5", "#FFED6F")


## code

targetmatvec=unlist(targetmat)+1
yrange=range(targetmatvec[targetmatvec>0]);
# yrange[1]=1; # set the minimum value to 1
for(i in 1:length(targetmat)){
  vali=targetmat[[i]]+1;
  if(i==1){
    plot(1:length(vali),vali,type='b',las=1,pch=20,main=paste('sgRNAs in',targetgene),ylab='Read counts',xlab='Samples',xlim=c(0.7,length(vali)+0.3),ylim = yrange,col=colors[(i %% length(colors))],xaxt='n',log='y')
    axis(1,at=1:length(vali),labels=(collabel),las=2)
    # lines(0:100,rep(1,101),col='black');
  }else{
    lines(1:length(vali),vali,type='b',pch=20,col=colors[(i %% length(colors))])
  }
}



dev.off()
Sweave("S8B_c0_t1_summary.Rnw");
library(tools);

texi2dvi("S8B_c0_t1_summary.tex",pdf=TRUE);
